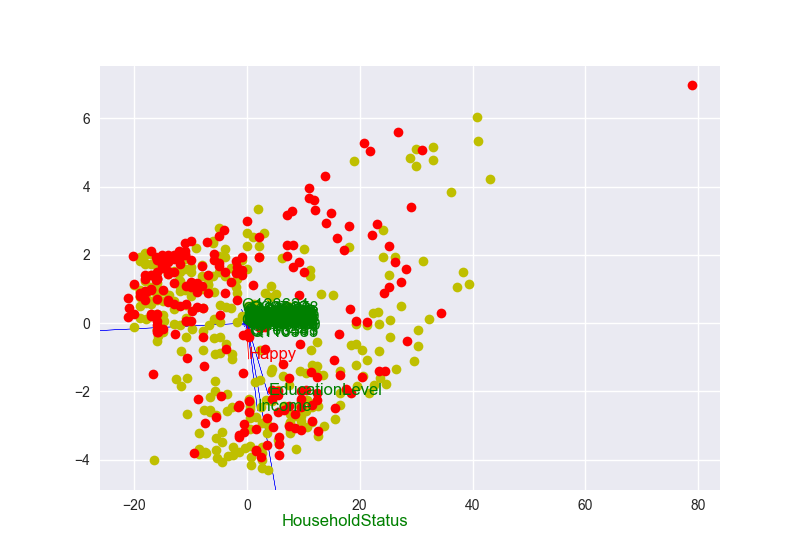

Recreate this plot in Python.
import pandas as pd
from sklearn.decomposition import PCA
from matplotlib import pyplot as plt
import sys
sys.path.append('../')

from preprocess import *
## import data
#filename = '.././data/train.csv'
#df = pd.read_csv(filename)
my_csv = '.././data/train.csv' ## path to your dataset

dat = pd.read_csv(my_csv, index_col=0)
dat = transform(my_csv)
data = dat['data']
target = dat['target']
dat = pd.concat([data, target], axis=1)
dat = dat.drop("UserID",1)

#dat = dat.drop("YOB",1)
#dat = fill_missing(dat,'most_frequent', False)
# if no row or column titles in your csv, pass 'header=None' into read_csv
# and delete 'index_col=0' -- but your biplot will be clearer with row/col names
dat = dat.dropna()
'''
categorical_col = dat[['Income','HouseholdStatus','EducationLevel','Party']]
encoder = OneHotEncoder()
categorical_col = pd.DataFrame(encoder.fit_transform(categorical_col).toarray())
dat = dat.drop(['Income','HouseholdStatus','EducationLevel','Party'],axis = 1)


dat = dat.join(categorical_col)

dat = dat.dropna()
'''
#dat = normalize(dat)
df = dat["Happy"]
dat = dat.drop('Happy',1)
dat = dat.join(df)
#name = dat.columns
#scaler = MinMaxScaler()
#dat = pd.DataFrame(data = scaler.fit_transform(dat), columns= name)

## perform PCA

n = len(dat.columns)

pca = PCA(n_components = n)
# defaults number of PCs to number of columns in imported data (ie number of
# features), but can be set to any integer less than or equal to that value

pca.fit(dat)



## project data into PC space

# 0,1 denote PC1 and PC2; change values for other PCs
xvector = pca.components_[0] # see 'prcomp(my_data)$rotation' in R
yvector = pca.components_[1]



dat_happy = dat.loc[dat['Happy'] == 1]
dat_unhappy = dat.loc[dat['Happy'] == 0]
xs_happy = pca.transform(dat_happy)[:,0] # see 'prcomp(my_data)$x' in R
ys_happy = pca.transform(dat_happy)[:,1]

xs_unhappy = pca.transform(dat_unhappy)[:,0] # see 'prcomp(my_data)$x' in R
ys_unhappy = pca.transform(dat_unhappy)[:,1]


xs = pca.transform(dat)[:,0]
ys = pca.transform(dat)[:,1]


## visualize projections
    
## Note: scale values for arrows and text are a bit inelegant as of now,
##       so feel free to play around with them

for i in range(0,len(xvector)-1):
# arrows project features (ie columns from csv) as vectors onto PC axes
    plt.arrow(0, 0, xvector[i]*max(xs), yvector[i]*max(ys),
              color='b', width=0.0005, head_width=0.0025)
    plt.text(xvector[i]*max(xs), yvector[i]*max(ys),
             list(dat.columns.values)[i], color='g')

plt.arrow(0, 0, xvector[len(xvector)-1]*max(xs)*5, yvector[len(xvector)-1]*max(ys)*5,
              color='r', width=0.0005, head_width=0.0025)
plt.text(xvector[len(xvector)-1]*max(xs)*5, yvector[len(xvector)-1]*max(ys)*5,
             list(dat.columns.values)[len(xvector)-1], color='r')

for i in range(len(xs_happy)):
# circles project documents (ie rows from csv) as points onto PC axes
    plt.plot(xs_happy[i], ys_happy[i], 'yo')

for i in range(len(xs_unhappy)):
    plt.plot(xs_unhappy[i], ys_unhappy[i], 'ro')

    #plt.text(xs[i], ys[i], list(dat.index)[i], color='b',fontsize = 10)
plt.savefig('PCA_biplot')
plt.show()